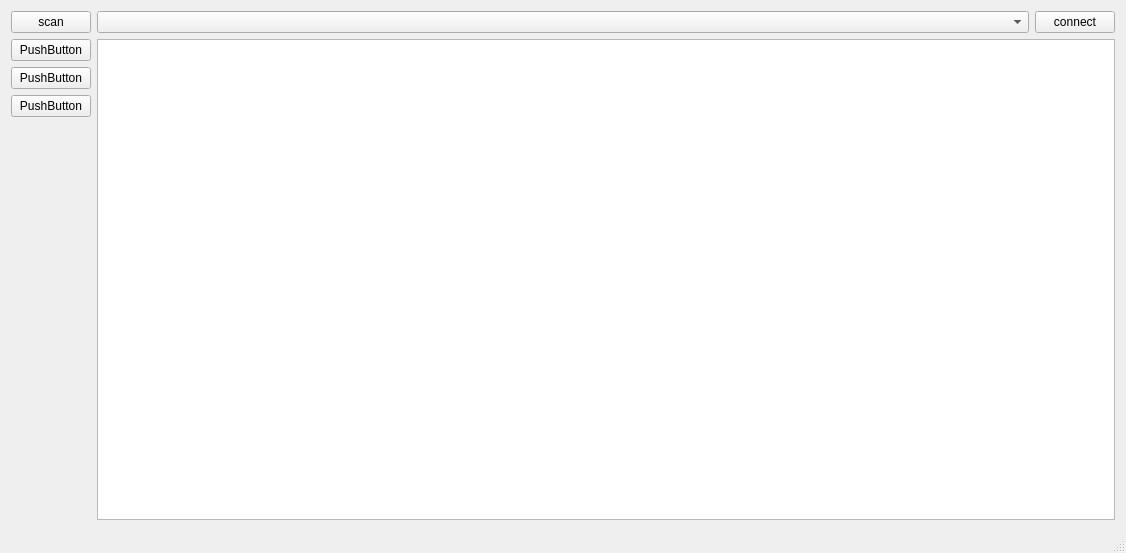
<?xml version="1.0" encoding="UTF-8"?>
<ui version="4.0">
 <class>MaBoHeMain</class>
 <widget class="QMainWindow" name="MaBoHeMain">
  <property name="geometry">
   <rect>
    <x>0</x>
    <y>0</y>
    <width>1126</width>
    <height>553</height>
   </rect>
  </property>
  <property name="windowTitle">
   <string>MaBoHeMain</string>
  </property>
  <widget class="QWidget" name="centralWidget">
   <layout class="QVBoxLayout" name="verticalLayout">
    <item>
     <layout class="QHBoxLayout" name="horizontalLayout">
      <item>
       <widget class="QPushButton" name="scanButton">
        <property name="text">
         <string>scan</string>
        </property>
       </widget>
      </item>
      <item>
       <widget class="QComboBox" name="deviceChooser">
        <property name="sizePolicy">
         <sizepolicy hsizetype="Expanding" vsizetype="Fixed">
          <horstretch>0</horstretch>
          <verstretch>0</verstretch>
         </sizepolicy>
        </property>
       </widget>
      </item>
      <item>
       <widget class="QPushButton" name="connectButton">
        <property name="text">
         <string>connect</string>
        </property>
       </widget>
      </item>
     </layout>
    </item>
    <item>
     <layout class="QHBoxLayout" name="mainGuiLayout">
      <item>
       <layout class="QVBoxLayout" name="verticalLayout_4">
        <item>
         <widget class="QPushButton" name="pushButton_3">
          <property name="text">
           <string>PushButton</string>
          </property>
         </widget>
        </item>
        <item>
         <widget class="QPushButton" name="pushButton_2">
          <property name="text">
           <string>PushButton</string>
          </property>
         </widget>
        </item>
        <item>
         <widget class="QPushButton" name="pushButton">
          <property name="text">
           <string>PushButton</string>
          </property>
         </widget>
        </item>
        <item>
         <spacer name="verticalSpacer">
          <property name="orientation">
           <enum>Qt::Vertical</enum>
          </property>
          <property name="sizeHint" stdset="0">
           <size>
            <width>20</width>
            <height>40</height>
           </size>
          </property>
         </spacer>
        </item>
       </layout>
      </item>
      <item>
       <widget class="QCustomPlot" name="graph"/>
      </item>
     </layout>
    </item>
   </layout>
  </widget>
  <widget class="QStatusBar" name="statusBar"/>
 </widget>
 <layoutdefault spacing="6" margin="11"/>
 <customwidgets>
  <customwidget>
   <class>QCustomPlot</class>
   <extends>QGraphicsView</extends>
   <header>qcustomplot.h</header>
  </customwidget>
 </customwidgets>
 <resources/>
 <connections/>
</ui>
